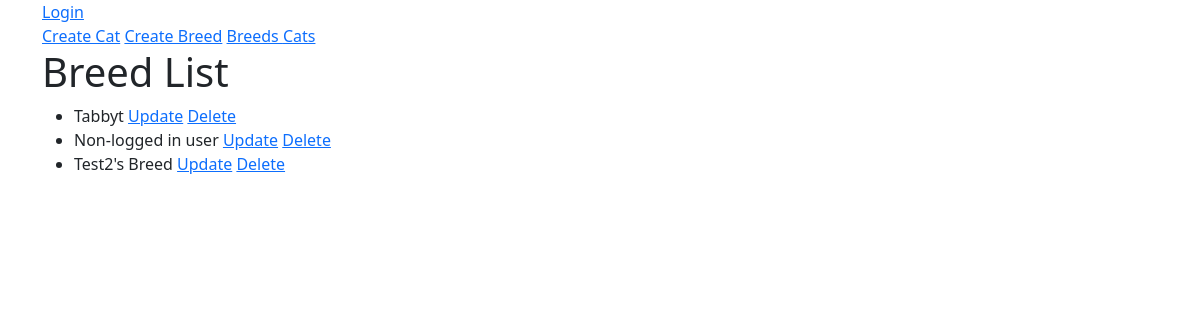
/cats/breed/ (signed in), run on the app's committed database.
### cats/models.py (models this page shows)
class Breed(models.Model):
    name = models.CharField(max_length=200, validators=[MinLengthValidator(2, "Breed must be greater than 1 character")])
    def __str__(self):
        return self.name

### cats/views.py (the view)
# urls.py: path("breed/", views.ListBreedView.as_view(), name='breed_list'),
class ListBreedView(LoginRequiredMixin, ListView):
    model = Breed

### home/context_processors.py (called while the page is built)
def settings(request):
    return {
        'settings': django_settings,
    }

### cats/templates/cats/breed_list.html (shortened to what this page needs)
{% extends "base_bootstrap.html" %}
{% block content %}
<a href="{% url 'cats:cat_create' %">Create Cat</a>
<a href="{% url 'cats:breed_create' %}">Create Breed</a>
<a href="{% url 'cats:breed_list' %}"> Breeds </a>
<a href="{% url 'cats:main' %}"> Cats </a>
<h1>Breed List</h1>
<ul>
{% for breed in object_list  %}
    <li> {{ breed }} <a href="{% url 'cats:breed_update' breed.pk %}">Update</a> <a href="{% url 'cats:breed_delete' breed.pk %}">Delete</a></li>
{% endfor %}
</ul>
{% endblock content %}

### data on the page
Breed: name "Tabbyt"
Breed: name "Non-logged in user"
Breed: name "Test2's Breed"
